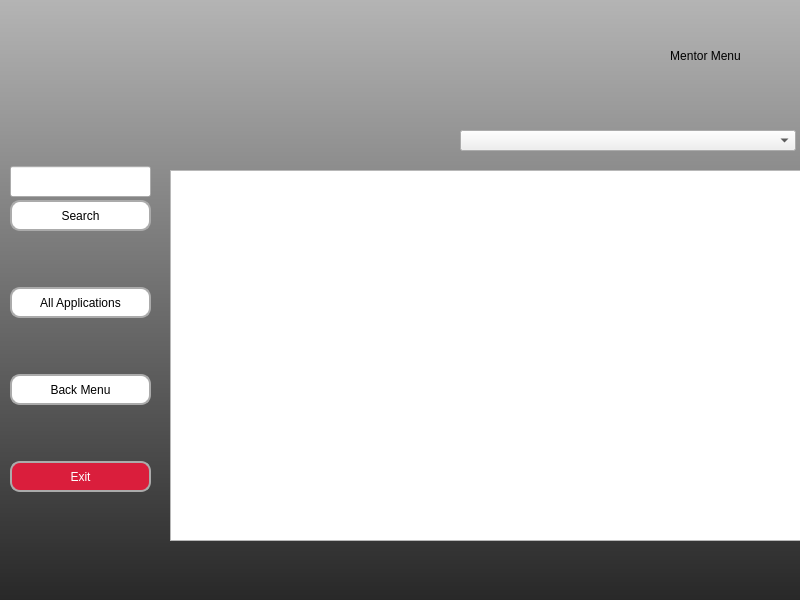
<?xml version="1.0" encoding="UTF-8"?>
<ui version="4.0">
 <class>MainWindow</class>
 <widget class="QMainWindow" name="MainWindow">
  <property name="geometry">
   <rect>
    <x>0</x>
    <y>0</y>
    <width>800</width>
    <height>600</height>
   </rect>
  </property>
  <property name="windowTitle">
   <string>MainWindow</string>
  </property>
  <widget class="QWidget" name="centralwidget">
   <widget class="QTableWidget" name="tableWidget">
    <property name="geometry">
     <rect>
      <x>170</x>
      <y>170</y>
      <width>631</width>
      <height>371</height>
     </rect>
    </property>
    <property name="autoFillBackground">
     <bool>false</bool>
    </property>
    <property name="styleSheet">
     <string notr="true">table_style = &quot;&quot;&quot;
QTableWidget {
    background-color: #F4F6F8;
    alternate-background-color: #EEF3F8;
    gridline-color: #DADFE3;
    color: #2E2E2E;
    selection-background-color: #C9E4FF;
    selection-color: #000000;
    border: 1px solid #DADFE3;
    font-size: 14px;
}

QHeaderView::section {
    background-color: #E6E9EC;
    color: #333333;
    padding: 4px;
    border: 1px solid #DADFE3;
    font-weight: bold;
}

QTableCornerButton::section {
    background-color: #E6E9EC;
    border: 1px solid #DADFE3;
}
&quot;&quot;&quot;
</string>
    </property>
    <property name="editTriggers">
     <set>QAbstractItemView::EditTrigger::AnyKeyPressed|QAbstractItemView::EditTrigger::DoubleClicked|QAbstractItemView::EditTrigger::EditKeyPressed</set>
    </property>
    <property name="alternatingRowColors">
     <bool>true</bool>
    </property>
    <property name="selectionBehavior">
     <enum>QAbstractItemView::SelectionBehavior::SelectRows</enum>
    </property>
    <property name="showGrid">
     <bool>true</bool>
    </property>
    <property name="wordWrap">
     <bool>false</bool>
    </property>
    <attribute name="horizontalHeaderVisible">
     <bool>true</bool>
    </attribute>
    <attribute name="horizontalHeaderCascadingSectionResizes">
     <bool>false</bool>
    </attribute>
    <attribute name="horizontalHeaderDefaultSectionSize">
     <number>100</number>
    </attribute>
    <attribute name="horizontalHeaderShowSortIndicator" stdset="0">
     <bool>false</bool>
    </attribute>
    <attribute name="horizontalHeaderStretchLastSection">
     <bool>true</bool>
    </attribute>
   </widget>
   <widget class="QComboBox" name="comboBox">
    <property name="geometry">
     <rect>
      <x>460</x>
      <y>130</y>
      <width>336</width>
      <height>21</height>
     </rect>
    </property>
    <property name="insertPolicy">
     <enum>QComboBox::InsertPolicy::NoInsert</enum>
    </property>
    <property name="sizeAdjustPolicy">
     <enum>QComboBox::SizeAdjustPolicy::AdjustToContentsOnFirstShow</enum>
    </property>
    <item>
     <property name="text">
      <string> </string>
     </property>
    </item>
    <item>
     <property name="text">
      <string>VIT Projesinin Tamamına Katılması Uygun Olur</string>
     </property>
    </item>
    <item>
     <property name="text">
      <string>VIT Projesi ilk IT Eğitimi Alıp ITPH a Yönlendirilmesi Uygun Olur</string>
     </property>
    </item>
    <item>
     <property name="text">
      <string>VIT Projesi İngilizce Eğitimi Alıp ITPH a Yönlendirilmesi Uygun Olur</string>
     </property>
    </item>
    <item>
     <property name="text">
      <string>VIT Projesi Kapsamında Direkt ITPH a Yönlendirilmesi Uygun Olur</string>
     </property>
    </item>
    <item>
     <property name="text">
      <string>Direkt Bireysel Koçluk ile İşe Yönlendirilmesi Uygun Olur</string>
     </property>
    </item>
    <item>
     <property name="text">
      <string>Bir Sonraki VIT Projesine Katılması Daha Uygun Olur</string>
     </property>
    </item>
    <item>
     <property name="text">
      <string>Başka Bir Sektöre Yönlendirilmeli</string>
     </property>
    </item>
    <item>
     <property name="text">
      <string>Diğer</string>
     </property>
    </item>
   </widget>
   <widget class="QLabel" name="label_bg">
    <property name="geometry">
     <rect>
      <x>0</x>
      <y>0</y>
      <width>800</width>
      <height>600</height>
     </rect>
    </property>
    <property name="sizePolicy">
     <sizepolicy hsizetype="Expanding" vsizetype="Expanding">
      <horstretch>0</horstretch>
      <verstretch>0</verstretch>
     </sizepolicy>
    </property>
    <property name="layoutDirection">
     <enum>Qt::LayoutDirection::LeftToRight</enum>
    </property>
    <property name="styleSheet">
     <string notr="true">background-color:qlineargradient(spread:pad, x1:0, y1:1, x2:0, y2:0, stop:0 rgba(40, 40, 40, 255), stop:1 rgba(180, 180, 180, 255))</string>
    </property>
    <property name="text">
     <string/>
    </property>
    <property name="scaledContents">
     <bool>false</bool>
    </property>
    <property name="alignment">
     <set>Qt::AlignmentFlag::AlignHCenter|Qt::AlignmentFlag::AlignTop</set>
    </property>
   </widget>
   <widget class="QWidget" name="layoutWidget">
    <property name="geometry">
     <rect>
      <x>10</x>
      <y>160</y>
      <width>145</width>
      <height>341</height>
     </rect>
    </property>
    <layout class="QVBoxLayout" name="verticalLayout_2">
     <property name="spacing">
      <number>50</number>
     </property>
     <item>
      <layout class="QVBoxLayout" name="verticalLayout">
       <property name="spacing">
        <number>3</number>
       </property>
       <item>
        <widget class="QLineEdit" name="lineEdit">
         <property name="minimumSize">
          <size>
           <width>141</width>
           <height>31</height>
          </size>
         </property>
         <property name="maximumSize">
          <size>
           <width>141</width>
           <height>31</height>
          </size>
         </property>
        </widget>
       </item>
       <item>
        <widget class="QPushButton" name="button_search">
         <property name="minimumSize">
          <size>
           <width>141</width>
           <height>31</height>
          </size>
         </property>
         <property name="maximumSize">
          <size>
           <width>141</width>
           <height>31</height>
          </size>
         </property>
         <property name="styleSheet">
          <string notr="true">
QPushButton{
color:rgb(0, 0, 0);
background-color: rgb(255, 255, 255);
border-radius: 10px;
border: 2px solid rgb(171, 171, 171);
}
QPushButton:hover {
    background-color:rgb(255, 226, 229);
}
QPushButton:pressed {
    background-color: rgb(218, 30, 60);
	color: rgb(255, 255, 255)
}</string>
         </property>
         <property name="text">
          <string>Search</string>
         </property>
        </widget>
       </item>
      </layout>
     </item>
     <item>
      <widget class="QPushButton" name="button_all_app">
       <property name="minimumSize">
        <size>
         <width>141</width>
         <height>31</height>
        </size>
       </property>
       <property name="maximumSize">
        <size>
         <width>141</width>
         <height>31</height>
        </size>
       </property>
       <property name="styleSheet">
        <string notr="true">
QPushButton{
color:rgb(0, 0, 0);
background-color: rgb(255, 255, 255);
border-radius: 10px;
border: 2px solid rgb(171, 171, 171);
}
QPushButton:hover {
    background-color:rgb(255, 226, 229);
}
QPushButton:pressed {
    background-color: rgb(218, 30, 60);
	color: rgb(255, 255, 255)
}</string>
       </property>
       <property name="text">
        <string>All Applications</string>
       </property>
      </widget>
     </item>
     <item>
      <widget class="QPushButton" name="button_back">
       <property name="minimumSize">
        <size>
         <width>141</width>
         <height>31</height>
        </size>
       </property>
       <property name="maximumSize">
        <size>
         <width>141</width>
         <height>31</height>
        </size>
       </property>
       <property name="styleSheet">
        <string notr="true">
QPushButton{
color:rgb(0, 0, 0);
background-color: rgb(255, 255, 255);
border-radius: 10px;
border: 2px solid rgb(171, 171, 171);
}
QPushButton:hover {
    background-color:rgb(255, 226, 229);
}
QPushButton:pressed {
    background-color: rgb(218, 30, 60);
	color: rgb(255, 255, 255)
}</string>
       </property>
       <property name="text">
        <string>Back Menu</string>
       </property>
      </widget>
     </item>
     <item>
      <widget class="QPushButton" name="button_exit">
       <property name="sizePolicy">
        <sizepolicy hsizetype="Fixed" vsizetype="Fixed">
         <horstretch>0</horstretch>
         <verstretch>0</verstretch>
        </sizepolicy>
       </property>
       <property name="minimumSize">
        <size>
         <width>141</width>
         <height>31</height>
        </size>
       </property>
       <property name="maximumSize">
        <size>
         <width>141</width>
         <height>31</height>
        </size>
       </property>
       <property name="styleSheet">
        <string notr="true">
QPushButton{
    background-color: rgb(218, 30, 60);
	color: rgb(255, 255, 255);
border-radius: 10px;
border: 2px solid rgb(171, 171, 171);

}
QPushButton:hover {
color:black;
    background-color:rgb(255, 226, 229);
}
QPushButton:pressed {
    color:rgb(0, 0, 0);
background-color: rgb(255, 255, 255);

}</string>
       </property>
       <property name="text">
        <string>Exit</string>
       </property>
      </widget>
     </item>
    </layout>
   </widget>
   <widget class="QWidget" name="layoutWidget_2">
    <property name="geometry">
     <rect>
      <x>10</x>
      <y>10</y>
      <width>731</width>
      <height>92</height>
     </rect>
    </property>
    <layout class="QHBoxLayout" name="horizontalLayout_2">
     <item>
      <widget class="QLabel" name="label_3">
       <property name="maximumSize">
        <size>
         <width>350</width>
         <height>90</height>
        </size>
       </property>
       <property name="text">
        <string/>
       </property>
       <property name="pixmap">
        <pixmap>../images/logo_720.png</pixmap>
       </property>
       <property name="scaledContents">
        <bool>true</bool>
       </property>
      </widget>
     </item>
     <item>
      <spacer name="horizontalSpacer_3">
       <property name="orientation">
        <enum>Qt::Orientation::Horizontal</enum>
       </property>
       <property name="sizeHint" stdset="0">
        <size>
         <width>40</width>
         <height>20</height>
        </size>
       </property>
      </spacer>
     </item>
     <item>
      <widget class="QLabel" name="label_4">
       <property name="styleSheet">
        <string notr="true">color:black;

font: italic 28pt &quot;Harlow Solid&quot;;</string>
       </property>
       <property name="text">
        <string>Mentor Menu</string>
       </property>
       <property name="alignment">
        <set>Qt::AlignmentFlag::AlignCenter</set>
       </property>
      </widget>
     </item>
    </layout>
   </widget>
   <zorder>label_bg</zorder>
   <zorder>layoutWidget</zorder>
   <zorder>tableWidget</zorder>
   <zorder>comboBox</zorder>
   <zorder>layoutWidget_2</zorder>
  </widget>
 </widget>
 <resources/>
 <connections/>
</ui>
